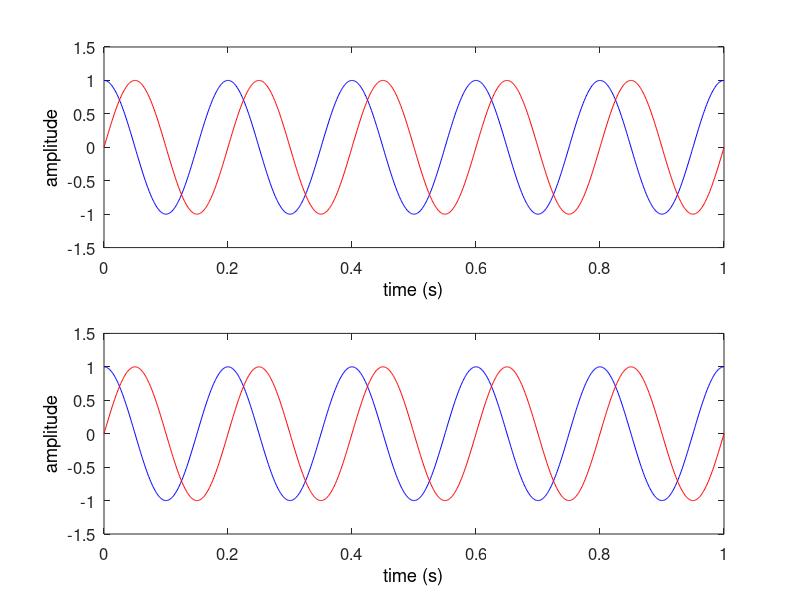
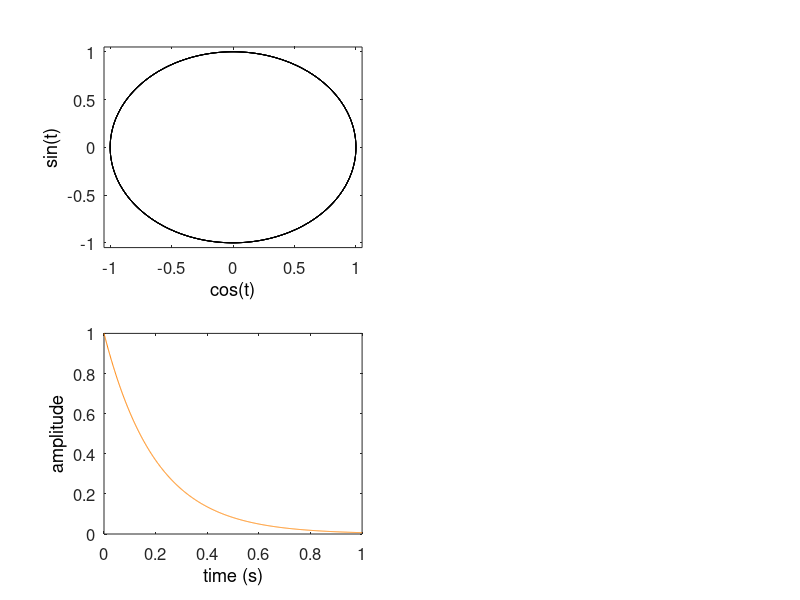

MATLAB code to generate these figures, in order:
%-------------------------------------------------------------------------------
% Function, L3_harmonic_functions()
%-------------------------------------------------------------------------------
function L03_complex_value()

clc;

% parameters
fs = 1000; % Hz
T = 1; % seconds
N = T * fs;

A = 1;    % amplitude
f = 5;    % frequency

% init
t = linspace(0, T, N);

% cos & sin
y = A * cos(2 * pi * t * f);
u = A * sin(2 * pi * t * f);

% exp = cos + i * sin
w = A * exp(1i * 2 * pi * t * f);

% figure 1
figure(1);

% plot
subplot(2, 1, 1); plot(t, y, 'b'); hold on; plot(t, u, 'r'); 
set(get(gca, 'XLabel'), 'String', 'time (s)');
set(get(gca, 'YLabel'), 'String', 'amplitude');
set(gca, 'YLim', [-1.5, 1.5], 'FontSize', 12);
% title('cos & sin', 'FontSize', 8);

subplot(2, 1, 2); plot(t, real(w), 'b'); hold on; plot(t, imag(w), 'r'); 
set(get(gca, 'XLabel'), 'String', 'time (s)');
set(get(gca, 'YLabel'), 'String', 'amplitude');
set(gca, 'YLim', [-1.5, 1.5], 'FontSize', 12);
% title('re\{exp\} & im\{exp\}', 'FontSize', 8);

% figure 2
figure(2);

subplot(2, 2, 1);

plot(w, 'Color', [0, 0, 0]); hold on;
set(get(gca, 'XLabel'), 'String', 'cos(t)');
set(get(gca, 'YLabel'), 'String', 'sin(t)');
set(gca, 'YLim', [-1.05, 1.05], 'XLim', [-1.05, 1.05], 'FontSize', 12);
% title('exp({\iti}*t)', 'FontSize', 8);


subplot(2, 2, 3); plot(t, exp(-5 * t), 'Color', [1, 0.5, 0]); hold on;
set(get(gca, 'XLabel'), 'String', 'time (s)');
set(get(gca, 'YLabel'), 'String', 'amplitude');
set(gca, 'YLim', [0, 1], 'FontSize', 12);
% title('exp(-t)', 'FontSize', 8);

end % end 

%-------------------------------------------------------------------------------